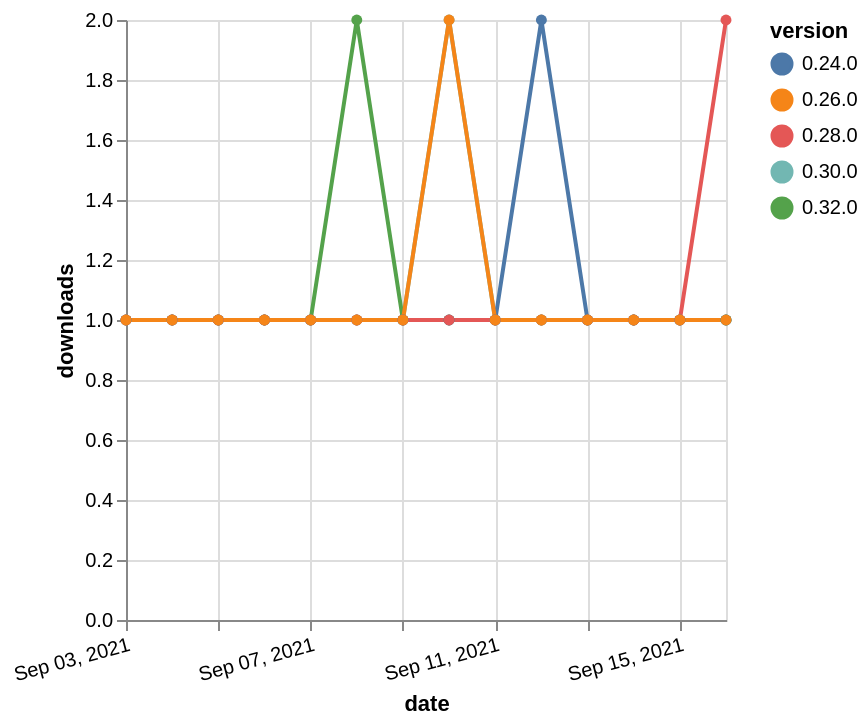

Express this chart as Vega-Lite.
### Vega-Lite specification from a JSON file in a GitHub repository (floating-point values rounded to 4 significant figures)
{"$schema": "https://vega.github.io/schema/vega-lite/v5.json", "description": "A simple bar chart with embedded data.", "data": {"values": [{"date": "2021-09-03", "total": 153, "delta": 1, "version": "0.30.0"}, {"date": "2021-09-04", "total": 154, "delta": 1, "version": "0.30.0"}, {"date": "2021-09-05", "total": 155, "delta": 1, "version": "0.30.0"}, {"date": "2021-09-06", "total": 156, "delta": 1, "version": "0.30.0"}, {"date": "2021-09-07", "total": 157, "delta": 1, "version": "0.30.0"}, {"date": "2021-09-08", "total": 158, "delta": 1, "version": "0.30.0"}, {"date": "2021-09-09", "total": 159, "delta": 1, "version": "0.30.0"}, {"date": "2021-09-10", "total": 161, "delta": 2, "version": "0.30.0"}, {"date": "2021-09-11", "total": 162, "delta": 1, "version": "0.30.0"}, {"date": "2021-09-12", "total": 163, "delta": 1, "version": "0.30.0"}, {"date": "2021-09-13", "total": 164, "delta": 1, "version": "0.30.0"}, {"date": "2021-09-14", "total": 165, "delta": 1, "version": "0.30.0"}, {"date": "2021-09-15", "total": 166, "delta": 1, "version": "0.30.0"}, {"date": "2021-09-16", "total": 167, "delta": 1, "version": "0.30.0"}, {"date": "2021-09-03", "total": 158, "delta": 1, "version": "0.32.0"}, {"date": "2021-09-04", "total": 159, "delta": 1, "version": "0.32.0"}, {"date": "2021-09-05", "total": 160, "delta": 1, "version": "0.32.0"}, {"date": "2021-09-06", "total": 161, "delta": 1, "version": "0.32.0"}, {"date": "2021-09-07", "total": 162, "delta": 1, "version": "0.32.0"}, {"date": "2021-09-08", "total": 164, "delta": 2, "version": "0.32.0"}, {"date": "2021-09-09", "total": 165, "delta": 1, "version": "0.32.0"}, {"date": "2021-09-10", "total": 166, "delta": 1, "version": "0.32.0"}, {"date": "2021-09-11", "total": 167, "delta": 1, "version": "0.32.0"}, {"date": "2021-09-12", "total": 168, "delta": 1, "version": "0.32.0"}, {"date": "2021-09-13", "total": 169, "delta": 1, "version": "0.32.0"}, {"date": "2021-09-14", "total": 170, "delta": 1, "version": "0.32.0"}, {"date": "2021-09-15", "total": 171, "delta": 1, "version": "0.32.0"}, {"date": "2021-09-16", "total": 172, "delta": 1, "version": "0.32.0"}, {"date": "2021-09-03", "total": 225, "delta": 1, "version": "0.24.0"}, {"date": "2021-09-04", "total": 226, "delta": 1, "version": "0.24.0"}, {"date": "2021-09-05", "total": 227, "delta": 1, "version": "0.24.0"}, {"date": "2021-09-06", "total": 228, "delta": 1, "version": "0.24.0"}, {"date": "2021-09-07", "total": 229, "delta": 1, "version": "0.24.0"}, {"date": "2021-09-08", "total": 230, "delta": 1, "version": "0.24.0"}, {"date": "2021-09-09", "total": 231, "delta": 1, "version": "0.24.0"}, {"date": "2021-09-10", "total": 232, "delta": 1, "version": "0.24.0"}, {"date": "2021-09-11", "total": 233, "delta": 1, "version": "0.24.0"}, {"date": "2021-09-12", "total": 235, "delta": 2, "version": "0.24.0"}, {"date": "2021-09-13", "total": 236, "delta": 1, "version": "0.24.0"}, {"date": "2021-09-14", "total": 237, "delta": 1, "version": "0.24.0"}, {"date": "2021-09-15", "total": 238, "delta": 1, "version": "0.24.0"}, {"date": "2021-09-16", "total": 239, "delta": 1, "version": "0.24.0"}, {"date": "2021-09-03", "total": 168, "delta": 1, "version": "0.28.0"}, {"date": "2021-09-04", "total": 169, "delta": 1, "version": "0.28.0"}, {"date": "2021-09-05", "total": 170, "delta": 1, "version": "0.28.0"}, {"date": "2021-09-06", "total": 171, "delta": 1, "version": "0.28.0"}, {"date": "2021-09-07", "total": 172, "delta": 1, "version": "0.28.0"}, {"date": "2021-09-08", "total": 173, "delta": 1, "version": "0.28.0"}, {"date": "2021-09-09", "total": 174, "delta": 1, "version": "0.28.0"}, {"date": "2021-09-10", "total": 175, "delta": 1, "version": "0.28.0"}, {"date": "2021-09-11", "total": 176, "delta": 1, "version": "0.28.0"}, {"date": "2021-09-12", "total": 177, "delta": 1, "version": "0.28.0"}, {"date": "2021-09-13", "total": 178, "delta": 1, "version": "0.28.0"}, {"date": "2021-09-14", "total": 179, "delta": 1, "version": "0.28.0"}, {"date": "2021-09-15", "total": 180, "delta": 1, "version": "0.28.0"}, {"date": "2021-09-16", "total": 182, "delta": 2, "version": "0.28.0"}, {"date": "2021-09-03", "total": 183, "delta": 1, "version": "0.26.0"}, {"date": "2021-09-04", "total": 184, "delta": 1, "version": "0.26.0"}, {"date": "2021-09-05", "total": 185, "delta": 1, "version": "0.26.0"}, {"date": "2021-09-06", "total": 186, "delta": 1, "version": "0.26.0"}, {"date": "2021-09-07", "total": 187, "delta": 1, "version": "0.26.0"}, {"date": "2021-09-08", "total": 188, "delta": 1, "version": "0.26.0"}, {"date": "2021-09-09", "total": 189, "delta": 1, "version": "0.26.0"}, {"date": "2021-09-10", "total": 191, "delta": 2, "version": "0.26.0"}, {"date": "2021-09-11", "total": 192, "delta": 1, "version": "0.26.0"}, {"date": "2021-09-12", "total": 193, "delta": 1, "version": "0.26.0"}, {"date": "2021-09-13", "total": 194, "delta": 1, "version": "0.26.0"}, {"date": "2021-09-14", "total": 195, "delta": 1, "version": "0.26.0"}, {"date": "2021-09-15", "total": 196, "delta": 1, "version": "0.26.0"}, {"date": "2021-09-16", "total": 197, "delta": 1, "version": "0.26.0"}]}, "width": "container", "mark": {"type": "line", "point": {"filled": true}}, "encoding": {"x": {"field": "date", "type": "temporal", "timeUnit": "yearmonthdate", "title": "date", "axis": {"labelAngle": -15}}, "y": {"field": "delta", "type": "quantitative", "title": "downloads"}, "color": {"field": "version", "type": "nominal"}, "tooltip": {"field": "delta"}}}
